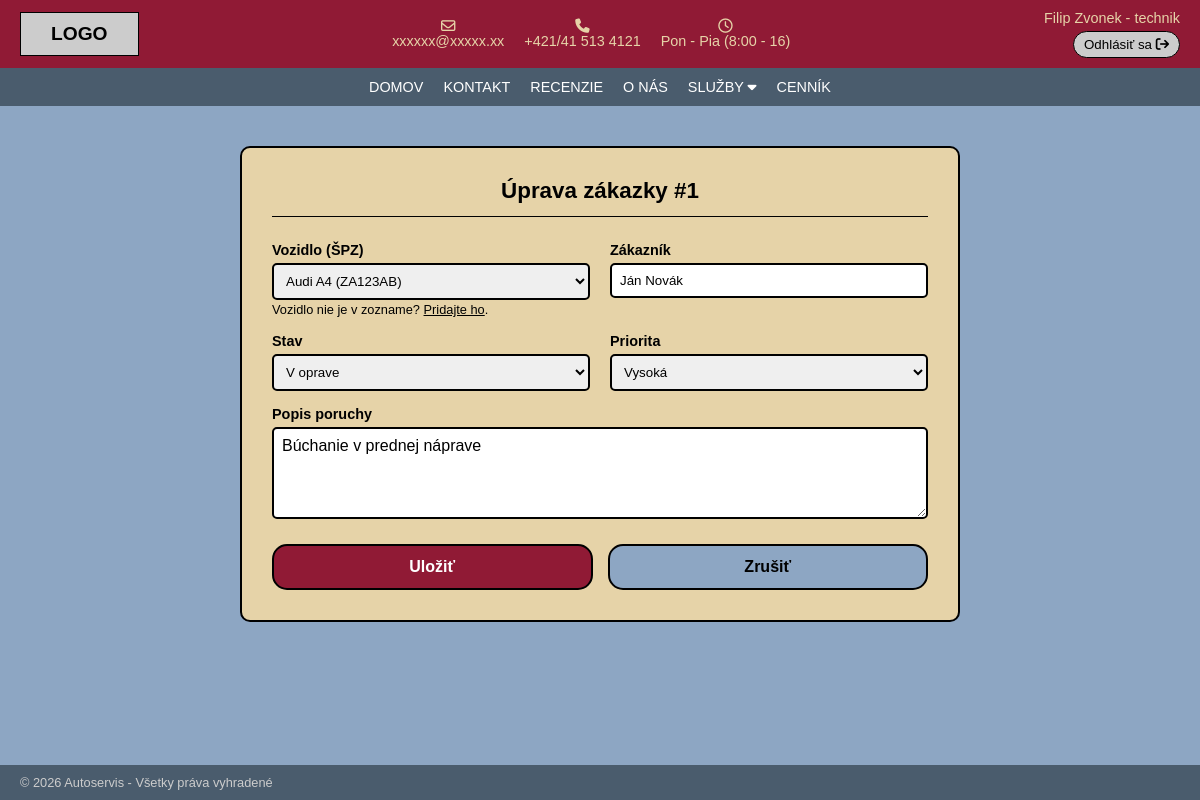
/?c=zakazka&a=edit&id=1, run on the app's committed database.
### tables this page shows
CREATE TABLE IF NOT EXISTS `zakazky` (
                                         `id`        INT(11)      NOT NULL AUTO_INCREMENT,
                                         `spz`       VARCHAR(20)  NOT NULL,
                                         `zakaznik`  VARCHAR(100) NOT NULL,
                                         `stav`      VARCHAR(30)  NOT NULL DEFAULT 'Čaká',
                                         `priorita`  VARCHAR(30)  NOT NULL DEFAULT 'Normálna',
                                         `popis`     TEXT         DEFAULT NULL,
                                         PRIMARY KEY (`id`),
                                         KEY `idx_zakazky_spz` (`spz`),
                                         CONSTRAINT `fk_zakazky_auta`
                                             FOREIGN KEY (`spz`) REFERENCES `auta` (`spz`)
                                                 ON UPDATE CASCADE
                                                 ON DELETE RESTRICT
);

CREATE TABLE IF NOT EXISTS `auta` (
                                      `spz`      VARCHAR(20)  NOT NULL,
                                      `vozidlo`  VARCHAR(100) NOT NULL,
                                      `rok`      SMALLINT     DEFAULT NULL,
                                      PRIMARY KEY (`spz`)
);

### Framework/Http/Responses/Response.php (called while the page is built, shortened)
<?php
abstract class Response
{
    public function send(): void
    {
        $this->generate();
    }
}

### public/index.php (called while the page is built, shortened)
<?php
require __DIR__ . '/../Framework/ClassLoader.php';
try {
    $app = new App();
    $app->run();
} catch (Exception $e) {
    die('An error occurred: ' . $e->getMessage());
}

### Framework/Http/Request.php (called while the page is built, shortened)
<?php
class Request
{
    private array $get;
    private array $post;
    public function __construct()
    {
        $this->get = $_GET;
        $this->post = $_POST;
    }
    public function get(?string $key = null): mixed
    {
        return $key === null ? $this->get : ($this->get[$key] ?? null);
    }
    public function post(?string $key = null): mixed
    {
        return $key === null ? $this->post : ($this->post[$key] ?? null);
    }
    public function value(string $key): mixed
    {
        return $this->post($key) ?? $this->get($key);
    }
}

### Framework/ClassLoader.php (called while the page is built, shortened)
<?php
class ClassLoader
{
    public static function Boot(): void
    {
        spl_autoload_register(function ($class_name) {
            $file = self::getClassFile($class_name);
        });
    }
    public static function getClassFile(string $className): string
    {
        $baseDir = realpath(dirname(__DIR__));
        $relativePath = str_replace('\\', DIRECTORY_SEPARATOR, ltrim($className, '\\')) . '.php';
        return $baseDir . DIRECTORY_SEPARATOR . $relativePath;
    }
}
require __DIR__ . DIRECTORY_SEPARATOR . 'Support' . DIRECTORY_SEPARATOR . 'functions.php';

### Framework/Core/Model.php (called while the page is built, shortened)
<?php
abstract class Model implements \JsonSerializable
{
    protected static ?string $tableName = null;
    protected static ?string $primaryKey = null;
    protected static array $columnsMap = [];
    private static array $dbColumns = [];
    private static array $modelProperties = [];
    private static IDbConvention $dbConventions;
    protected static function getTableName(): string
    {
        if (!empty(static::$tableName)) {
            return static::$tableName;
        }
        return self::getConventions()->getTableName(get_called_class());
    }
    protected static function getPkColumnName(): string
    {
        if (!empty(static::$primaryKey)) {
            return static::$primaryKey;
        }
        return self::getConventions()->getPkColumnName(get_called_class());
    }
    protected static function getColumnsMap(): array
    {
        return static::$columnsMap ?? [];
    }
    public static function getAll(
        ?string $whereClause = null,
        array   $whereParams = [],
        ?string $orderBy = null,
        ?int    $limit = null,
        ?int    $offset = null
    ): array
    {
        try {
            $sql = "SELECT " . static::getDBColumnNamesList() . " FROM `" . static::getTableName() . "`";
            if ($orderBy !== null) {
                $sql .= " ORDER BY $orderBy";
            }
            $stmt = Connection::getInstance()->prepare($sql);
            $stmt->execute($whereParams);
            $models = $stmt->fetchAll(PDO::FETCH_CLASS | PDO::FETCH_PROPS_LATE, static::class);
            return $models;
        } catch (PDOException $exception) {
            throw new Exception('Query failed: ' . $exception->getMessage(), 0, $exception);
        }
    }
    public static function getOne(mixed $id): ?static
    {
        try {
            $sql = "SELECT " . static::getDBColumnNamesList() . " FROM `" . static::getTableName() . "` WHERE `" .
                static::getPkColumnName() . "`=?";
            $stmt = Connection::getInstance()->prepare($sql);
            $stmt->setFetchMode(PDO::FETCH_CLASS | PDO::FETCH_PROPS_LATE, static::class);
            $stmt->execute([$id]);
            $model = $stmt->fetch() ?: null;
            if ($model !== null) {
                $model->_dbId = $model->getIdValue();
                $model->_resultSet = new ResultSet([$model]);
            }
            return $model;
        } catch (PDOException $exception) {
            throw new Exception('Query failed: ' . $exception->getMessage(), 0, $exception);
        }
    }
    private static function getDbColumns(): array
    {
        try {
            $sql = "DESCRIBE " . static::getTableName();
            $stmt = Connection::getInstance()->prepare($sql);
            $stmt->execute([]);
            self::$dbColumns[static::class] = array_column($stmt->fetchAll(), 'Field');
            return self::$dbColumns[static::class];
        } catch (PDOException $exception) {
            throw new Exception('Query failed: ' . $exception->getMessage(), 0, $exception);
        }
    }
    private function getIdValue(): mixed
    {
        $pk = static::getPkColumnName();
        $prop = static::toPropertyName($pk);
        return isset($this->{$prop}) ? $this->{$prop} : null;
    }
    private static function getModelProperties(): array
    {
        if (isset(self::$modelProperties[static::class])) {
            return self::$modelProperties[static::class];
        }
        $reflection = new \ReflectionClass(static::class);
        $properties = [];
        foreach ($reflection->getProperties() as $property) {
            $propertyName = $property->getName();
            if ($property->isStatic()) {
                continue;
            }
            $properties[$propertyName] = true;
        }
        self::$modelProperties[static::class] = $properties;
        return $properties;
    }
    private static function getDBColumnNamesList(): string
    {
        $dbColumns = [];
        foreach (static::getDbColumns() as $columnName) {
            $propertyName = static::toPropertyName($columnName);
            if ($propertyName != $columnName) {
                $dbColumns[] = "`$columnName` AS {$propertyName}";
            } else {
                $dbColumns[] = $columnName;
            }
        }
        return implode(', ', $dbColumns);
    }
    private static function toPropertyName(string $columnName): string
    {
        $customMapping = static::getColumnsMap();
        if (isset($customMapping[$columnName])) {
            return $customMapping[$columnName];
        } else {
            return static::getConventions()->toPropertyName($columnName);
        }
    }
    private static function getConventions(): IDbConvention
    {
        if (!isset(static::$dbConventions)) {
            static::$dbConventions = new (Configuration::DB_CONVENTIONS_CLASS)();
        }
        return static::$dbConventions;
    }
}

### Framework/DB/Connection.php (called while the page is built, shortened)
<?php
class Connection
{
    private static ?Connection $instance = null;
    private PDO $db;
    public function __construct(PDO $db)
    {
        $this->db = $db;
    }
    public static function getInstance(): Connection
    {
        try {
            if (self::$instance == null) {
                $db = new PDO(
                    'mysql:dbname=' . Configuration::DB_NAME . ';host=' . Configuration::DB_HOST,
                    Configuration::DB_USER,
                    Configuration::DB_PASS
                );
                $db->setAttribute(PDO::ATTR_ERRMODE, PDO::ERRMODE_EXCEPTION);
                $db->setAttribute(PDO::ATTR_EMULATE_PREPARES, true);
                self::$instance = new self($db);
            }
            return self::$instance;
        } catch (PDOException $e) {
            throw new Exception('Connection failed: ' . $e->getMessage());
        }
    }
    public function prepare(string $sql): DebugStatement
    {
        try {
            return new DebugStatement($this->db->prepare($sql));
        } catch (PDOException $e) {
            throw new Exception('Prepare failed: ' . $e->getMessage());
        }
    }
}

### Framework/DB/DebugStatement.php (called while the page is built, shortened)
<?php
class DebugStatement
{
    private PDOStatementAlias $stmt;
    public function __construct($stmt)
    {
        $this->stmt = $stmt;
    }
    public function execute(?array $params = null): bool
    {
        $result = $this->stmt->execute($params);
        $this->stmt->debugDumpParams();
        return $result;
    }
    public function __call(string $name, array $arguments): mixed
    {
        return $this->stmt->{$name}(...$arguments);
    }
}

### App/Controllers/ZakazkaController.php (called while the page is built, shortened)
<?php
class ZakazkaController extends BaseController
{
    public function edit(Request $request): Response
    {
        $zakazka = $this->findOrFail((int)$request->value('id'));
        $zakazka->setFromRequest($request);
        return $this->html(['zakazka' => $zakazka, 'auta' => $this->nacitajAuta()], 'form');
    }
    private function nacitajAuta(): array
    {
        try {
            return Auto::getAll(orderBy: 'vozidlo');
        } catch (Exception $e) {
            throw new HttpException(500, 'DB Chyba: ' . $e->getMessage());
        }
    }
    private function findOrFail(int $id): Zakazka
    {
        try {
            $zakazka = Zakazka::getOne($id);
        } catch (Exception $e) {
            throw new HttpException(500, 'DB Chyba: ' . $e->getMessage());
        }
        return $zakazka;
    }
}

### Framework/DB/DefaultConventions.php (called while the page is built, shortened)
<?php
class DefaultConventions implements IDbConvention
{
    public function getPkColumnName(string $className): string
    {
        return 'id';
    }
    public function toPropertyName(string $columnName): string
    {
        return $columnName;
    }
}

### App/Models/Zakazka.php (called while the page is built, shortened)
<?php
class Zakazka extends Model
{
    protected ?int $id = null;
    protected ?string $spz = null;
    protected ?string $zakaznik = null;
    protected ?string $stav = 'Čaká';
    protected ?string $priorita = 'Normálna';
    protected ?string $popis = null;
    public function getId(): ?int { return $this->id; }
    public function getSpz(): ?string { return $this->spz; }
    public function getZakaznik(): ?string { return $this->zakaznik; }
    public function getStav(): ?string { return $this->stav; }
    public function getPriorita(): ?string { return $this->priorita; }
    public function getPopis(): ?string { return $this->popis; }
}

### Framework/Support/functions.php (called while the page is built)
<?php
if (!function_exists('e')) {
    function e(mixed $value): string
    {
        return htmlspecialchars((string)$value, ENT_QUOTES | ENT_SUBSTITUTE | ENT_HTML5, 'UTF-8');
    }
}

### Framework/Support/LinkGenerator.php (called while the page is built, shortened)
<?php
class LinkGenerator
{
    private Request $request;
    public function __construct(Request $request, Router $router)
    {
        $this->request = $request;
    }
    public function url(
        string|array $destination,
        array $parameters = [],
        bool $absolute = false,
        bool $appendParameters = false
    ): string {
        list($controller, $action) = explode(".", $destination);
        $args = $appendParameters ? $this->request->get() : [];
        $args = ["c" => lcfirst($controller), "a" => $action != "index" ? $action : null] + $parameters + $args;
        $basePath = $absolute ? $this->request->getBaseUrl() : "";
        return $basePath . "?" . http_build_query($args);
    }
}

### App/Models/Auto.php (called while the page is built, shortened)
<?php
class Auto extends Model
{
    protected ?string $spz = null;
    protected ?string $vozidlo = null;
    public function getSpz(): ?string { return $this->spz; }
    public function getVozidlo(): ?string { return $this->vozidlo; }
}

### App/Views/Zakazka/form.view.php (the view, shortened to what this page needs)
<?php
$jeNova = $zakazka->getId() === null;
?>
<main class="form-main">
    <section class="table-section">
        <h2 class="form-title"><?= $jeNova ? 'Pridanie novej zákazky' : 'Úprava zákazky #' . e($zakazka->getId()) ?></h2>
        <form method="post" action="<?= $link->url('zakazka.save') ?>" class="zakazka-form">
            <div class="form-grid">
                <div class="form-group">
                    <label for="spz">Vozidlo (ŠPZ)</label>
                    <select id="spz" name="spz" required>
                        <?php foreach ($auta as $auto): ?>
                            <option value="<?= e($auto->getSpz()) ?>" <?= $zakazka->getSpz() === $auto->getSpz() ? 'selected' : '' ?>>
                                <?= e($auto->getVozidlo()) ?> (<?= e($auto->getSpz()) ?>)
                            </option>
                        <?php endforeach; ?>
                    </select>
                    <small class="form-hint">
                        Vozidlo nie je v zozname?
                        <button type="submit" formaction="<?= $link->url('auto.add') ?>" formnovalidate class="link-button">Pridajte ho</button>.                    </small>
                </div>
                <div class="form-group">
                    <label for="zakaznik">Zákazník</label>
                    <input type="text" id="zakaznik" name="zakaznik" maxlength="100" required
                           placeholder="Meno a priezvisko" value="<?= e($zakazka->getZakaznik()) ?>">
                </div>
                <div class="form-group">
                    <label for="stav">Stav</label>
                    <select id="stav" name="stav">
                        <?php foreach (Zakazka::STAVY as $stav): ?>
                            <option value="<?= e($stav) ?>" <?= $zakazka->getStav() === $stav ? 'selected' : '' ?>>
                                <?= e($stav) ?>
                            </option>
                        <?php endforeach; ?>
                    </select>
                </div>
                <div class="form-group">
                    <label for="priorita">Priorita</label>
                    <select id="priorita" name="priorita">
                        <?php foreach (Zakazka::PRIORITY as $priorita): ?>
                            <option value="<?= e($priorita) ?>" <?= $zakazka->getPriorita() === $priorita ? 'selected' : '' ?>>
                                <?= e($priorita) ?>
                            </option>
                        <?php endforeach; ?>
                    </select>
                </div>
                <div class="form-group full">
                    <label for="popis">Popis poruchy</label>
                    <textarea id="popis" name="popis" rows="4"
                              placeholder="Stručný popis poruchy"><?= e($zakazka->getPopis()) ?></textarea>
                </div>
            </div>
            <div class="form-buttons">
                <button type="submit" class="btn-apply">Uložiť</button>
                <a href="<?= $link->url('zakazka.index') ?>" class="btn-apply btn-link">Zrušiť</a>
            </div>
        </form>
    </section>
</main>

### data on the page
zakazky: id "1", spz "Audi A4 (ZA123AB)", zakaznik "Ján Novák", popis "Búchanie v prednej náprave"

### other printed values
form field stav "V oprave"
form field priorita "Vysoká"
